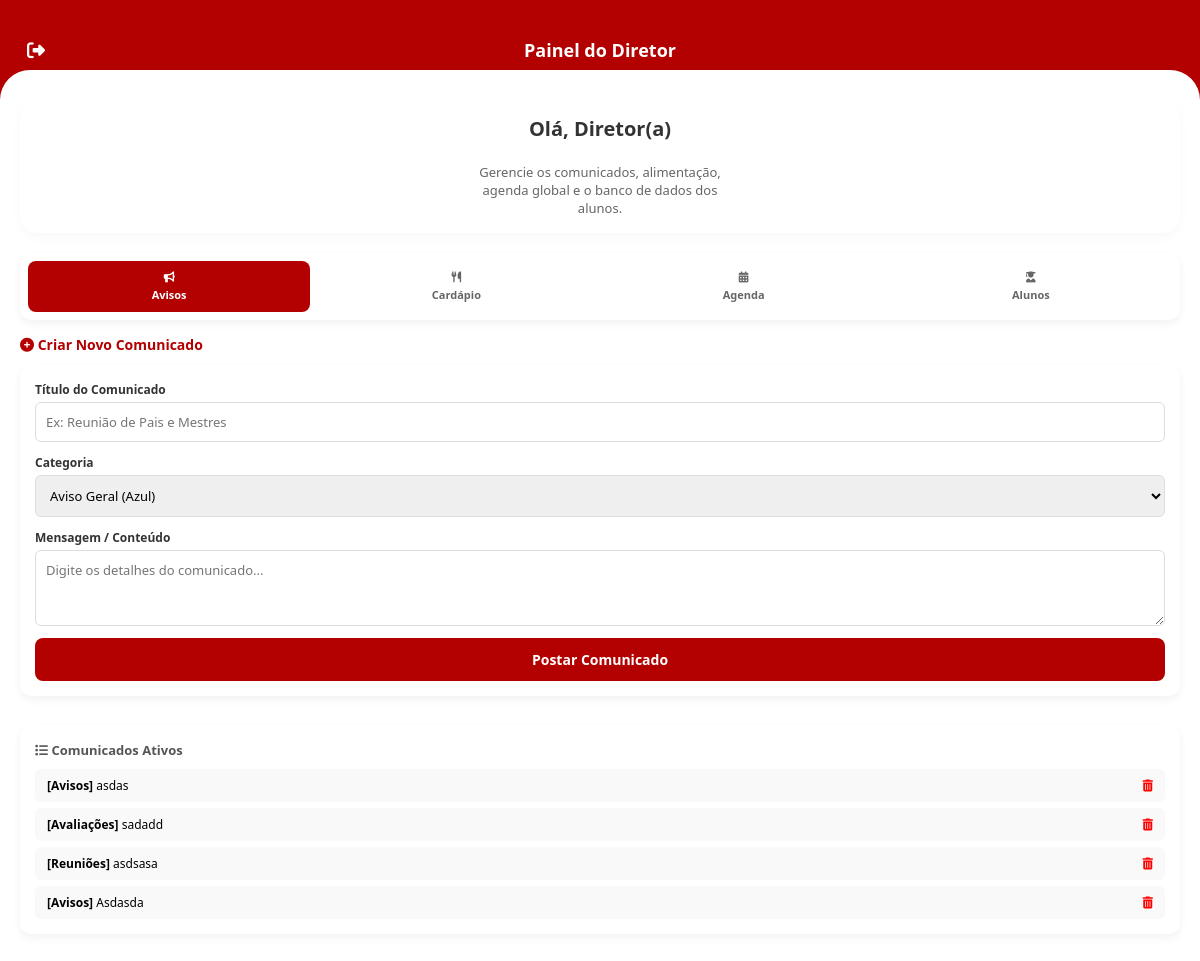
Before: /dashboard_diretor with the older database file.
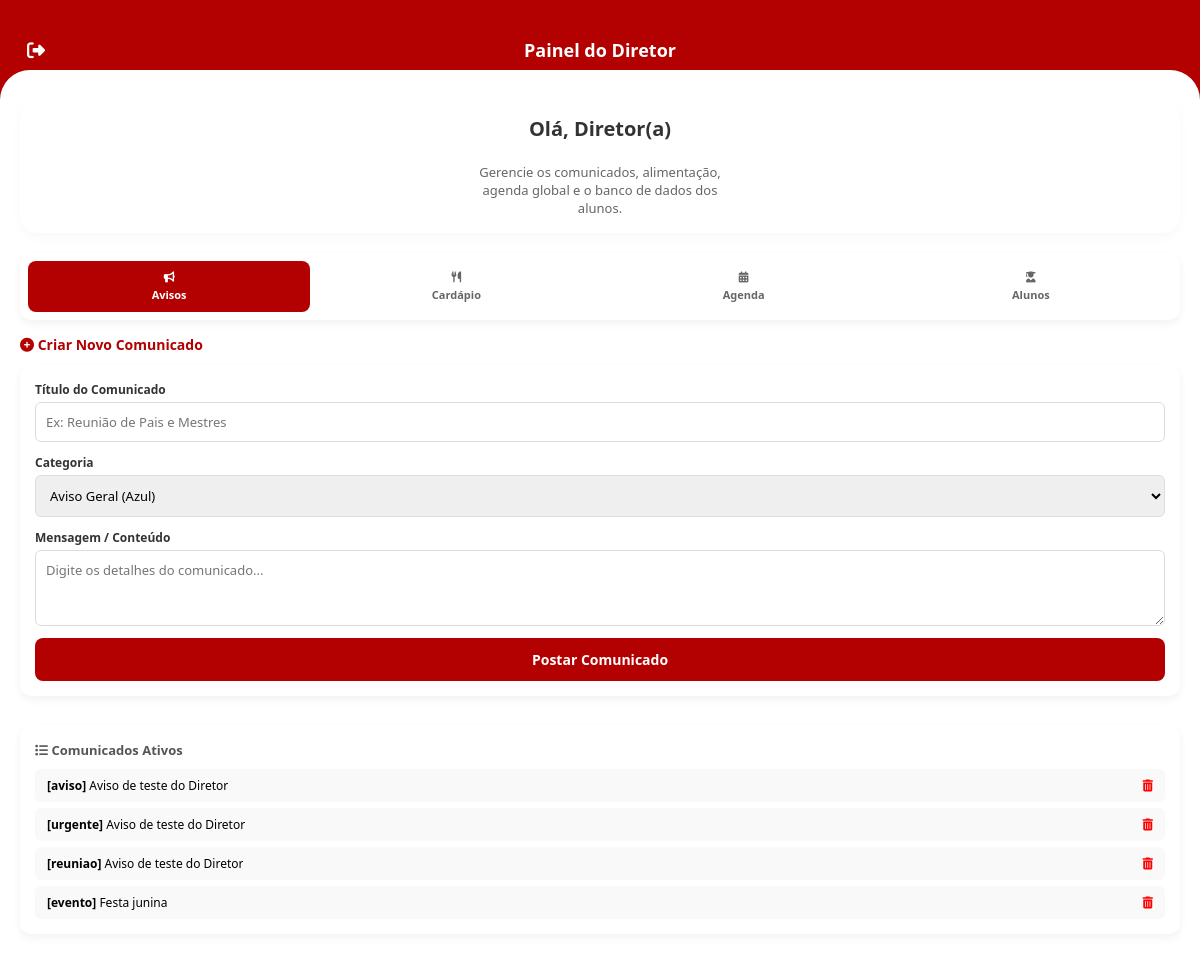
After: the same page with the newer database file.
### app.py (models this page shows)
class Comunicado(db.Model):
    id = db.Column(db.Integer, primary_key=True)
    tipo = db.Column(db.String(50), nullable=False)
    badge_classe = db.Column(db.String(50), nullable=False)
    badge_texto = db.Column(db.String(50), nullable=False)
    tempo = db.Column(db.String(20), default="Agora")
    titulo = db.Column(db.String(100), nullable=False)
    mensagem = db.Column(db.Text, nullable=False)

### app.py (the view)
@app.route('/dashboard_diretor')
def dashboard_diretor():
    lista_comunicados = Comunicado.query.order_by(Comunicado.id.desc()).all()
    lanche_registro = obter_ou_criar_lanche()
    lista_eventos = Evento.query.all()
    lista_provas = Prova.query.all()
    lanche_dict = {
        "segunda": lanche_registro.segunda,
        "terca": lanche_registro.terca,
        "quarta": lanche_registro.quarta,
        "quinta": lanche_registro.quinta,
        "sexta": lanche_registro.sexta
    }
    return render_template(
        'dashboard_diretor.html',
        lista_comunicados=lista_comunicados,
        lanche=lanche_dict,
        lista_eventos=lista_eventos,
        lista_provas=lista_provas
    )

### app.py (called while the page is built)
def obter_ou_criar_lanche():
    lanche = LancheSemana.query.first()
    if not lanche:
        lanche = LancheSemana()
        db.session.add(lanche)
        db.session.commit()
    return lanche

### templates/dashboard_diretor.html (shortened to what the changed rows need)
<!DOCTYPE html>
<html lang="pt-BR">
<head>
    <link rel="stylesheet" href="../css/style.css">
    <link rel="stylesheet" href="https://cdnjs.cloudflare.com/ajax/libs/font-awesome/6.4.0/css/all.min.css">
</head>
<body>
    <div class="app-container">
        <header class="page-header" style="background-color: #b30000; color: white; height: 100px !important;">
            <h2 style="color: white;">Painel do Diretor</h2>
        </header>
        <main class="dash-content-card" style="flex: 1; overflow-y: auto; padding: 15px; background: #f5f5f5;">
            <div id="tab-avisos" class="director-panel-block active">
                <div class="panel-form" style="margin-top: 10px;">
                    <div style="max-height: 150px; overflow-y: auto;">
                        {% for c in lista_comunicados %}
                        <div style="display: flex; justify-content: space-between; background: #f9f9f9; padding: 8px 12px; border-radius: 6px; margin-bottom: 6px; font-size: 12px;">
                            <span style="white-space: nowrap; overflow: hidden; text-overflow: ellipsis; max-width: 80%;"><strong>[{{ c.tipo }}]</strong> {{ c.titulo }}</span>
                            <a href="/deletar_comunicado/{{ c.id }}" style="color:red; text-decoration: none;"><i class="fas fa-trash-alt"></i></a>
                        </div>
                        {% endfor %}
                    </div>
                </div>
            </div>
        </main>
    </div>
</body>
</html>

Changed rows visible on the page:
removed Comunicado: tipo "Avisos", titulo "asdas"
changed Comunicado: tipo "Avaliações" → "aviso"; titulo "sadadd" → "Aviso de teste do Diretor"
changed Comunicado: tipo "Reuniões" → "urgente"; titulo "asdsasa" → "Aviso de teste do Diretor"
changed Comunicado: tipo "Avisos" → "reuniao"; titulo "Asdasda" → "Aviso de teste do Diretor"
now on this page (row edited): Comunicado: tipo "evento", titulo "Festa junina"
